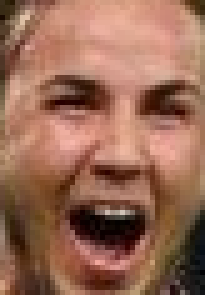
%> input picture data/Faces/1.bmp, 41 x 59 px (shown 5 times larger); its folder holds only this picture in this run
$ octave project_4_1.m   (GNU Octave 9; MATLAB toolbox functions it lacks are replaced by stand-ins)
%> lines starting %> are read from the running program, lines starting %| are printed output that depends on the picture
### FaceStandard.m
function face_vector = FaceStandard(face_folder, L)
%> called with face_folder = 'data/Faces/', L = 3
    %FaceStandard: train face color data and get face template
    %face_folder: folder of face images
    %L: color standard
    %face_vector: output of face template
    face_template = zeros(2^(3 * L), 1);
    face_list = dir(face_folder);

    for n = 3:length(face_list)
        image = imread([face_folder, face_list(n).name]);
%> image is the input picture: size 59x41x3 uint8; mean R, G, B 151.9, 105.3, 84.8
        face_template = face_template + GetColorFeature(image, L);
    end

    face_vector = face_template / (length(face_list) - 2);
end

### GetColorFeature.m
function color_vector = GetColorFeature(image, L)
%> called with L = 3
    %GetColorFeature: find the color frequency in the image
    %image: produced image
    %L: the degree of select color numbers
    %color_vector: output of color feature
    N = 2^(3 * L);
    color_vector = zeros(N, 1);
    image_double = double(image);
    image_judge = bitshift(image_double, -(8 - L));
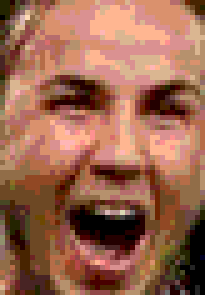
%> image_judge: size 59x41x3 double (shown 5 times larger); mean R, G, B 4.26, 2.82, 2.19; drawn with min black and max white
    color_list = bitshift(image_judge(:, :, 1), 2 * L) + bitshift(image_judge(:, :, 2), L) + image_judge(:, :, 3);
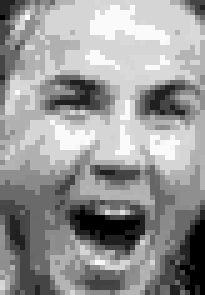
%> color_list: size 59x41 double (shown 5 times larger); min 0, max 501, mean 297.4; drawn with min black and max white

    for n = 1:N
        color_vector(n) = length(find(color_list == n - 1));
    end
%> after the loop, color_vector = 512 values, max 250 at index 420, min 0 at index 3, mean 4.72

    color_vector = color_vector / (numel(image) / 3);
%> color_vector = 512 values, max 0.103 at index 420, min 0 at index 3, mean 0.00195
end

### project_4_1.m
clear;close all;clc;
face_folder = 'data/Faces/';

face_vector_3 = FaceStandard(face_folder, 3);
%> in FaceStandard, `face_template = face_template + GetColorFeature(image, L);`: face_template has the same summary as color_vector in GetColorFeature
%> in FaceStandard, `face_vector = face_template / (length(face_list) - 2);`: face_vector has the same summary as color_vector in GetColorFeature
%> face_vector_3 has the same summary as color_vector in GetColorFeature
face_vector_4 = FaceStandard(face_folder, 4);
%> face_vector_4 = 4096 values, max 0.0661 at index 3481, min 0 at index 3, mean 0.000244
face_vector_5 = FaceStandard(face_folder, 5);
%> call 3 of GetColorFeature, with L = 5
%> in GetColorFeature (call 3), `color_list = bitshift(image_judge(:, :, 1), 2 * L) + bitshift(image_ju..`:
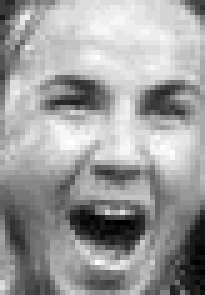
%> color_list: size 59x41 double (shown 5 times larger); min 0, max 31445, mean 19421; drawn with min black and max white

figure;
subplot(3, 1, 1);
plot(face_vector_3);
title("L = 3");
subplot(3, 1, 2);
plot(face_vector_4);
title("L = 4");
subplot(3, 1, 3);
plot(face_vector_5);
title("L = 5");
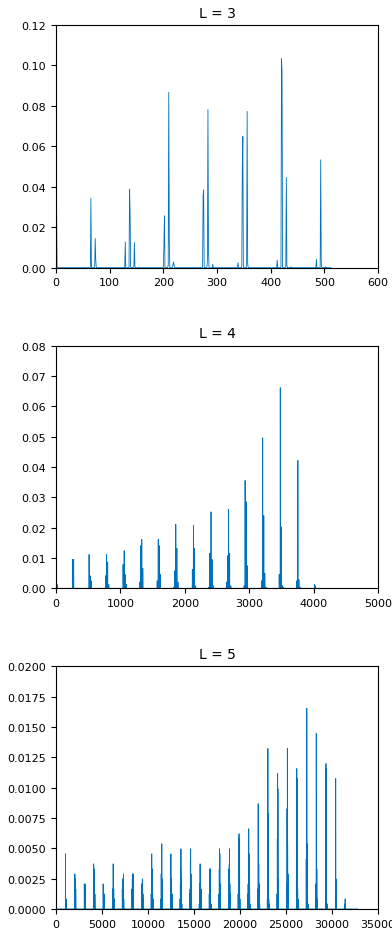
%> figure redrawn from the program's plot data, 3 panels; panel 1: curve peaks at x = 420, y = 0.103; panel 2: curve peaks at x = 3481, y = 0.0661; panel 3: curve peaks at x = 27249, y = 0.0165
saveas(gcf, 'images/4_1.jpg');

$ run again, on data/Faces/13.bmp
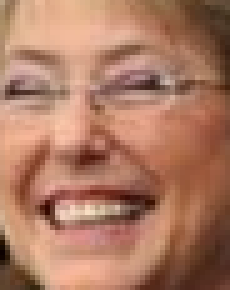
%> input picture data/Faces/13.bmp, 46 x 58 px (shown 5 times larger)
%> in FaceStandard, image is the input picture: size 58x46x3 uint8; mean R, G, B 172.7, 121.9, 98.5
%> in GetColorFeature, `color_list = bitshift(image_judge(:, :, 1), 2 * L) + bitshift(image_ju..`:
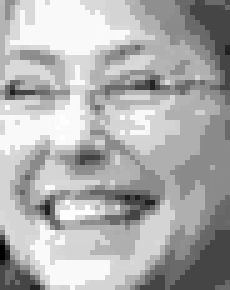
%> color_list: size 58x46 double (shown 5 times larger); min 0, max 502, mean 343.5; drawn with min black and max white
%> after the loop in GetColorFeature, `for n = 1:N`: color_vector = 512 values, max 328 at index 493, min 0 at index 2, mean 5.21
%> in GetColorFeature, `color_vector = color_vector / (numel(image) / 3);`: color_vector = 512 values, max 0.123 at index 493, min 0 at index 2, mean 0.00195
%> face_template has the same summary as color_vector in GetColorFeature
%> face_vector has the same summary as color_vector in GetColorFeature
%> face_vector_3 has the same summary as color_vector in GetColorFeature
%> face_vector_4 = 4096 values, max 0.0547 at index 3770, min 0 at index 2, mean 0.000244
%> `title("L = 5");`:
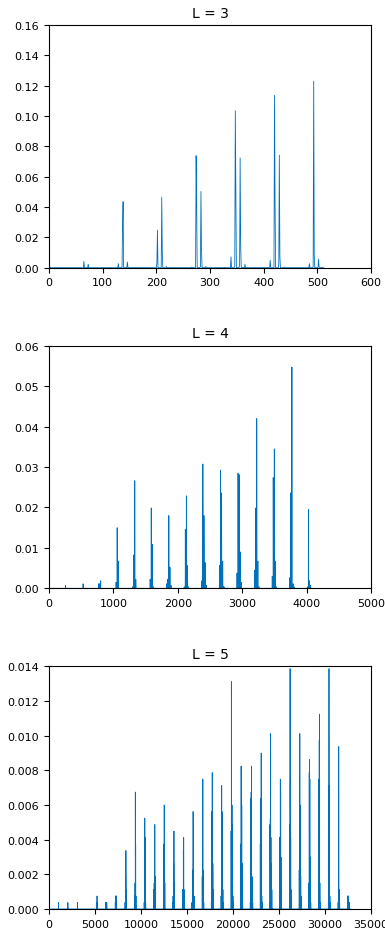
%> figure redrawn from the program's plot data, 3 panels; panel 1: curve peaks at x = 493, y = 0.123; panel 2: curve peaks at x = 3770, y = 0.0547; panel 3: curve peaks at x = 26192, y = 0.0139

$ run again, on data/Faces/14.bmp
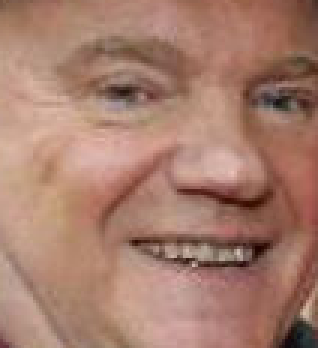
%> input picture data/Faces/14.bmp, 106 x 116 px (shown 3 times larger)
%> in FaceStandard, image is the input picture: size 116x106x3 uint8; mean R, G, B 166.8, 125.2, 109
%> after the loop in GetColorFeature, `for n = 1:N`: color_vector = 512 values, max 2479 at index 356, min 0 at index 3, mean 24.02
%> in GetColorFeature, `color_vector = color_vector / (numel(image) / 3);`: color_vector = 512 values, max 0.202 at index 356, min 0 at index 3, mean 0.00195
%> face_template has the same summary as color_vector in GetColorFeature
%> face_vector has the same summary as color_vector in GetColorFeature
%> face_vector_3 has the same summary as color_vector in GetColorFeature
%> in GetColorFeature (call 2), `color_list = bitshift(image_judge(:, :, 1), 2 * L) + bitshift(image_ju..`:
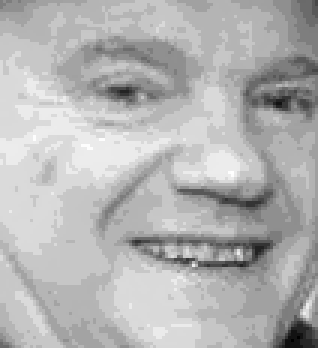
%> color_list: size 116x106 double (shown 3 times larger); min 0, max 3787, mean 2673.3; drawn with min black and max white
%> after the loop in GetColorFeature (call 2), `for n = 1:N`: color_vector = 4096 values, max 1048 at index 2679, min 0 at index 2, mean 3
%> in GetColorFeature (call 2), `color_vector = color_vector / (numel(image) / 3);`: color_vector = 4096 values, max 0.0852 at index 2679, min 0 at index 2, mean 0.000244
%> face_vector_4 has the same summary as color_vector in GetColorFeature
%> `title("L = 5");`:
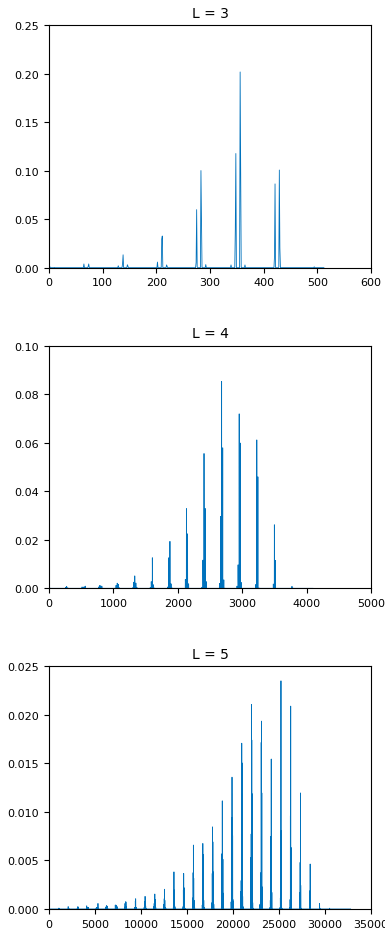
%> figure redrawn from the program's plot data, 3 panels; panel 1: curve peaks at x = 356, y = 0.202; panel 2: curve peaks at x = 2679, y = 0.0852; panel 3: curve peaks at x = 25202, y = 0.0235

$ run again, on data/Faces/15.bmp
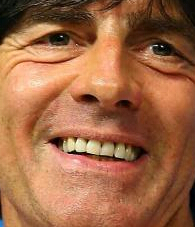
%> input picture data/Faces/15.bmp, 195 x 227 px
%> in FaceStandard, image is the input picture: size 227x195x3 uint8; mean R, G, B 159.2, 104.1, 70.2
%> in GetColorFeature, `color_list = bitshift(image_judge(:, :, 1), 2 * L) + bitshift(image_ju..`:
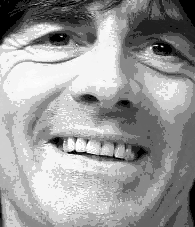
%> color_list: size 227x195 double; min 0, max 511, mean 310.6; drawn with min black and max white
%> after the loop in GetColorFeature, `for n = 1:N`: color_vector = 512 values, max 4451 at index 274, min 0 at index 3, mean 86.46
%> in GetColorFeature, `color_vector = color_vector / (numel(image) / 3);`: color_vector = 512 values, max 0.101 at index 274, min 0 at index 3, mean 0.00195
%> face_template has the same summary as color_vector in GetColorFeature
%> face_vector has the same summary as color_vector in GetColorFeature
%> face_vector_3 has the same summary as color_vector in GetColorFeature
%> face_vector_4 = 4096 values, max 0.0278 at index 2115, min 0 at index 3, mean 0.000244
%> `title("L = 5");`:
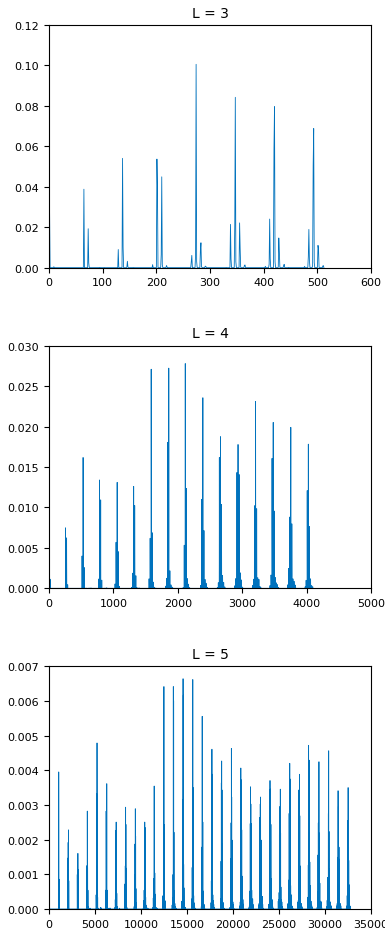
%> figure redrawn from the program's plot data, 3 panels; panel 1: curve peaks at x = 274, y = 0.101; panel 2: curve peaks at x = 2115, y = 0.0278; panel 3: curve peaks at x = 14565, y = 0.00664

$ run again, on data/Faces/10.bmp
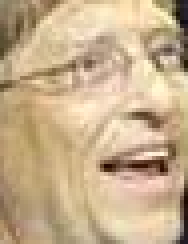
%> input picture data/Faces/10.bmp, 47 x 61 px (shown 4 times larger)
%> in FaceStandard, image is the input picture: size 61x47x3 uint8; mean R, G, B 198.5, 173.8, 139.8
%> after the loop in GetColorFeature, `for n = 1:N`: color_vector = 512 values, max 594 at index 502, min 0 at index 2, mean 5.6
%> in GetColorFeature, `color_vector = color_vector / (numel(image) / 3);`: color_vector = 512 values, max 0.207 at index 502, min 0 at index 2, mean 0.00195
%> face_template has the same summary as color_vector in GetColorFeature
%> face_vector has the same summary as color_vector in GetColorFeature
%> face_vector_3 has the same summary as color_vector in GetColorFeature
%> face_vector_4 = 4096 values, max 0.0614 at index 3787, min 0 at index 1, mean 0.000244
%> `title("L = 5");`:
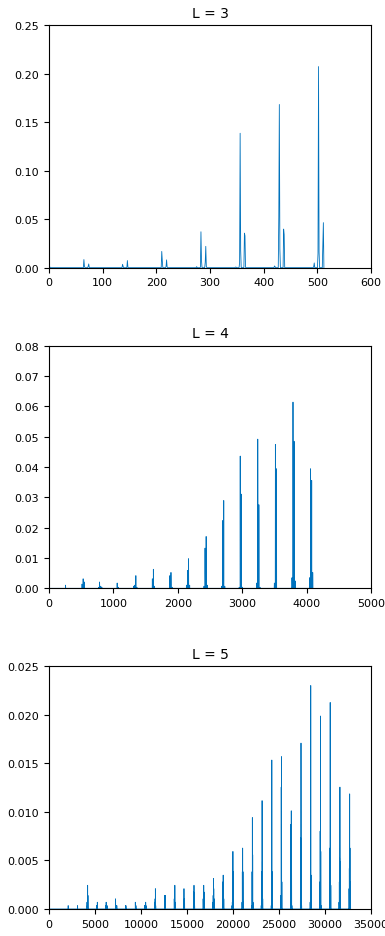
%> figure redrawn from the program's plot data, 3 panels; panel 1: curve peaks at x = 502, y = 0.207; panel 2: curve peaks at x = 3787, y = 0.0614; panel 3: curve peaks at x = 28436, y = 0.023
